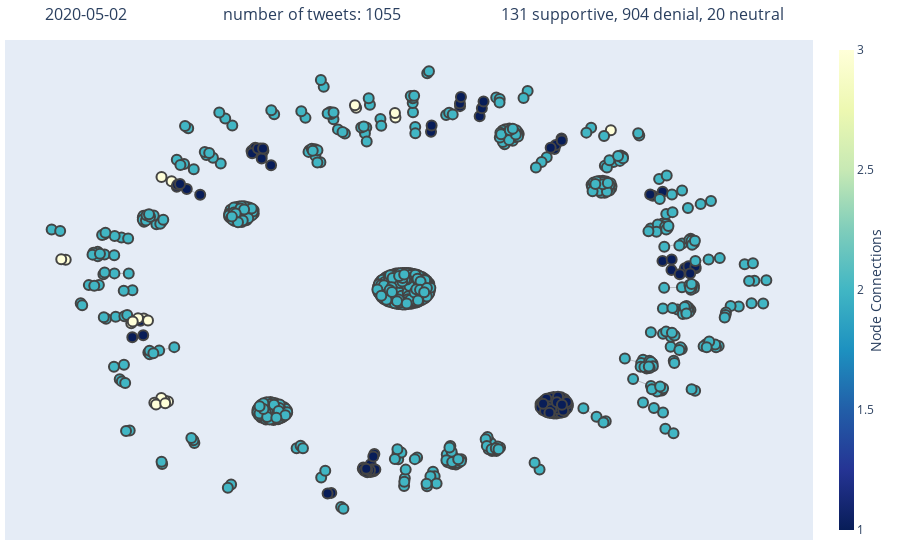

Notebook source saved alongside this figure:
### Code cell
date = '2020-05-02'
H = graph_dict[date]
H_unfrozen = nx.Graph(H)
H_unfrozen.remove_nodes_from([node for node,degree in dict(H.degree()).items() if degree == 0])
showGraph(H_unfrozen, date)

### Figure 1 — Plotly figure (JSON) as saved in the notebook; plotly's stock layout.template omitted (floating-point values rounded to 4 significant figures; data arrays with more than 128 entries replaced by an {"elided": "..."} marker saying what was removed)
{"data": [{"hoverinfo": "text", "line": {"color": "#888", "width": 0.5}, "mode": "lines", "type": "scatter", "x": {"elided": "2865 float values"}, "y": {"elided": "2865 float values"}}, {"hoverinfo": "text", "marker": {"color": {"elided": "1055 int values"}, "colorbar": {"thickness": 15, "title": {"side": "right", "text": "Node Connections"}, "xanchor": "left"}, "colorscale": [[0, "rgb(255,255,217)"], [0.125, "rgb(237,248,177)"], [0.25, "rgb(199,233,180)"], [0.375, "rgb(127,205,187)"], [0.5, "rgb(65,182,196)"], [0.625, "rgb(29,145,192)"], [0.75, "rgb(34,94,168)"], [0.875, "rgb(37,52,148)"], [1, "rgb(8,29,88)"]], "line": {"width": 2}, "reversescale": true, "showscale": true, "size": 10}, "mode": "markers", "text": {"elided": "1055 str values"}, "type": "scatter", "x": {"elided": "1055 float values"}, "y": {"elided": "1055 float values"}}], "layout": {"annotations": [{"showarrow": false, "text": "", "x": 0.005, "xref": "paper", "y": -0.002, "yref": "paper"}], "hovermode": "closest", "margin": {"b": 20, "l": 5, "r": 5, "t": 40}, "showlegend": false, "title": {"font": {"size": 16}, "text": "2020-05-02                        number of tweets: 1055                         131 supportive, 904 denial, 20 neutral "}, "xaxis": {"showgrid": false, "showticklabels": false, "zeroline": false}, "yaxis": {"showgrid": false, "showticklabels": false, "zeroline": false}}}
